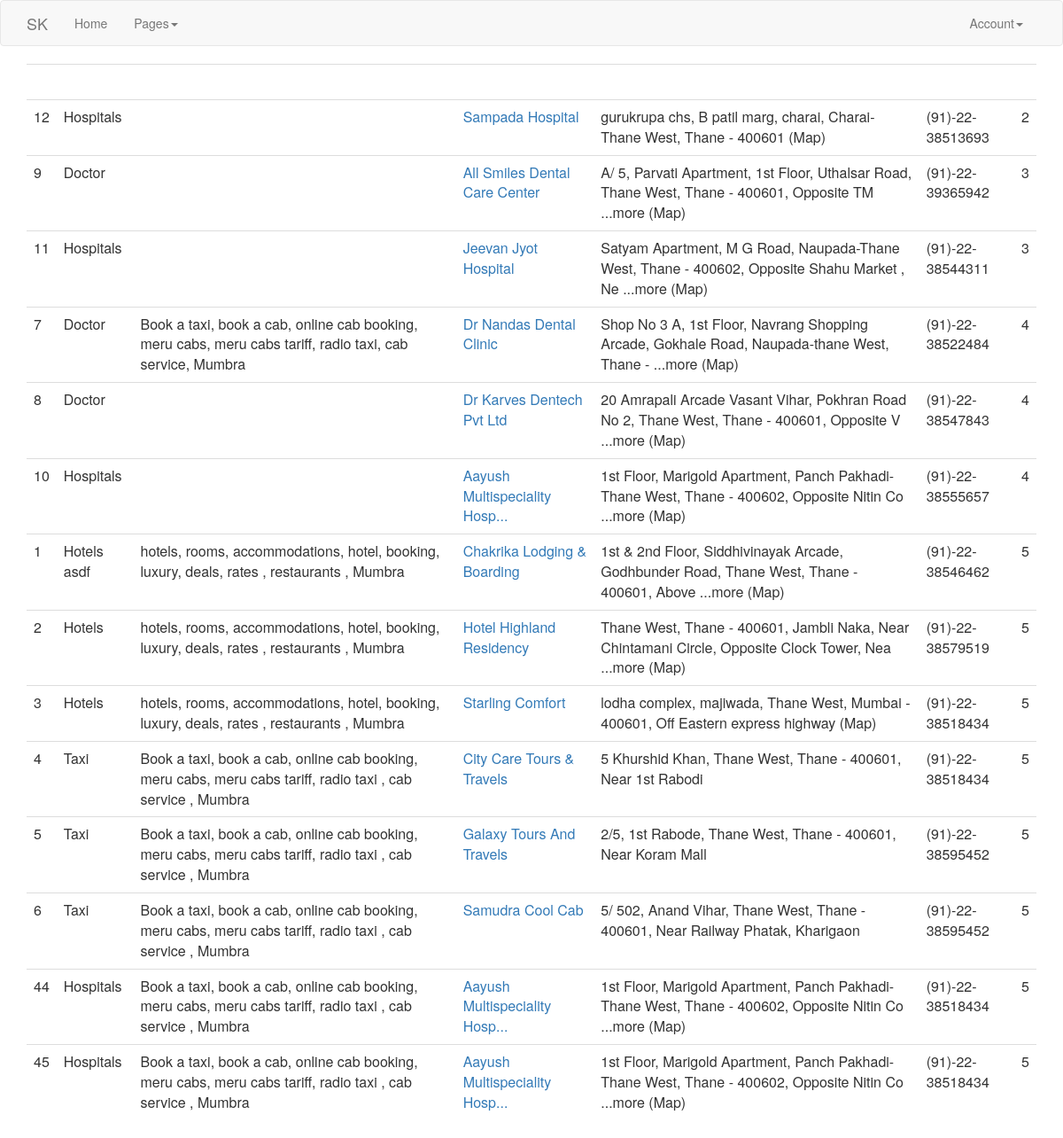
The page /listing/results.php on the database its author committed.
### tables this page shows
CREATE TABLE IF NOT EXISTS `listing` (
`id` int(100) NOT NULL,
  `UserName` varchar(5000) DEFAULT NULL,
  `UserEmail` varchar(1000) DEFAULT NULL,
  `Categories` varchar(8000) DEFAULT NULL,
  `Sub_category` varchar(8000) DEFAULT NULL,
  `Name` varchar(8000) DEFAULT NULL,
  `Address` varchar(8000) DEFAULT NULL,
  `Tags` varchar(8000) DEFAULT NULL,
  `Number` varchar(8000) DEFAULT NULL,
  `Email` varchar(1000) DEFAULT NULL,
  `Rating` varchar(1000) DEFAULT NULL,
  `website` varchar(1000) DEFAULT NULL
);

### listing/results.php (the view, shortened to what this page needs)
<html>
<?php include_once 'header.php'; ?>
<body>
<?php  require_once('navbar.php');?>
 <div class="container">
   <table width="100%" border="0" cellspacing="0" cellpadding="0" class="table">
  <tbody>
    <tr>
      <td>&nbsp;</td>
      <td>&nbsp;</td>
      <td>&nbsp;</td>
      <td>&nbsp;</td>
      <td>&nbsp;</td>
      <td>&nbsp;</td>
      <td>&nbsp;</td>
    </tr>
     <?php
  $tags = $_GET["tags"];
		$query  = "select * from listing where name like '%".$tags."%' or Categories like '%null%' or Tags like '%".$tags."%' order by Rating ASC";
				$result = mysql_query($query);
				while($row = mysql_fetch_array($result, MYSQL_ASSOC))
				{
				$id = stripslashes($row['id']);
				$Categories = stripslashes($row['Categories']);
				$tags = stripslashes($row['Tags']);
				$Name = stripslashes($row['Name']);
				$Address = stripslashes($row['Address']);
				$Number = stripslashes($row['Number']);
				$Rating = stripslashes($row['Rating']);
				?>
    <tr>
      <td><?php echo $id ?></td>
      <td><?php echo $Categories ?></td>
      <td><?php echo $tags ?></td>
      <td><a href="single-blog.php?name=<?php echo $Name ?>"><?php echo $Name ?></a></td>
      <td><?php echo $Address ?></td>
      <td><?php echo $Number ?></td>
      <td><?php echo $Rating ?></td>
    </tr>
    <?php } ?>
  </tbody>
</table>
 </div>
</body>
</html>

### listing/header.php (shortened to what this page needs)
<link href="css/bootstrap.min.css" rel="stylesheet" type="text/css" />
<link href="css/font-awesome.min.css" rel="stylesheet" type="text/css" />
<link href="css/style.css" rel="stylesheet" type="text/css" />

### listing/navbar.php (shortened to what this page needs)
<nav class="navbar navbar-default">
  <div class="container">
    <div class="navbar-header">
      <a class="navbar-brand" href="#">SK</a> </div>
    <div id="navbar" class="navbar-collapse collapse">
      <ul class="nav navbar-nav">
        <li><a href="index.php">Home</a></li>
        <li class="dropdown"> <a href="#" class="dropdown-toggle" data-toggle="dropdown" role="button" aria-haspopup="true" aria-expanded="false">Pages<span class="caret"></span></a>
        </li>
      </ul>
      <ul class="nav navbar-nav navbar-right">
        <li class="dropdown"> <a href="#" class="dropdown-toggle" data-toggle="dropdown" role="button" aria-haspopup="true" aria-expanded="false">Account<span class="caret"></span></a>
        </li>
      </ul>
    </div>
  </div>
</nav>

### listing/css/style.css (style rules this page uses)
ul { padding: 0px; margin: 0px; }

### rows shown on the page
listing: id "12", Categories "Hospitals", Name "Sampada Hospital", Address "gurukrupa chs, B patil marg, charai, Charai-Thane West, Thane - 400601 (Map)", Number "(91)-22-38513693", Rating "2"
listing: id "9", Categories "Doctor", Name "All Smiles Dental Care Center", Address "A/ 5, Parvati Apartment, 1st Floor, Uthalsar Road, Thane West, Thane - 400601, Opposite TM ...more (Map)", Number "(91)-22-39365942", Rating "3"
listing: id "11", Categories "Hospitals", Name "Jeevan Jyot Hospital", Address "Satyam Apartment, M G Road, Naupada-Thane West, Thane - 400602, Opposite Shahu Market , Ne ...more (Map)", Number "(91)-22-38544311", Rating "3"
listing: id "7", Categories "Doctor", Tags "Book a taxi, book a cab, online cab booking, meru cabs, meru cabs tariff, radio taxi, cab service, Mumbra", Name "Dr Nandas Dental Clinic", Address "Shop No 3 A, 1st Floor, Navrang Shopping Arcade, Gokhale Road, Naupada-thane West, Thane - ...more (Map)", Number "(91)-22-38522484", Rating "4"
listing: id "8", Categories "Doctor", Name "Dr Karves Dentech Pvt Ltd", Address "20 Amrapali Arcade Vasant Vihar, Pokhran Road No 2, Thane West, Thane - 400601, Opposite V ...more (Map)", Number "(91)-22-38547843", Rating "4"
listing: id "10", Categories "Hospitals", Name "Aayush Multispeciality Hosp...", Address "1st Floor, Marigold Apartment, Panch Pakhadi-Thane West, Thane - 400602, Opposite Nitin Co ...more (Map)", Number "(91)-22-38555657", Rating "4"
listing: id "1", Categories "Hotels asdf", Tags "hotels, rooms, accommodations, hotel, booking, luxury, deals, rates , restaurants , Mumbra", Name "Chakrika Lodging & Boarding", Address "1st & 2nd Floor, Siddhivinayak Arcade, Godhbunder Road, Thane West, Thane - 400601, Above ...more (Map)", Number "(91)-22-38546462", Rating "5"
listing: id "2", Categories "Hotels", Tags "hotels, rooms, accommodations, hotel, booking, luxury, deals, rates , restaurants , Mumbra", Name "Hotel Highland Residency", Address "Thane West, Thane - 400601, Jambli Naka, Near Chintamani Circle, Opposite Clock Tower, Nea ...more (Map)", Number "(91)-22-38579519", Rating "5"
listing: id "3", Categories "Hotels", Tags "hotels, rooms, accommodations, hotel, booking, luxury, deals, rates , restaurants , Mumbra", Name "Starling Comfort", Address "lodha complex, majiwada, Thane West, Mumbai - 400601, Off Eastern express highway (Map)", Number "(91)-22-38518434", Rating "5"
listing: id "4", Categories "Taxi", Tags "Book a taxi, book a cab, online cab booking, meru cabs, meru cabs tariff, radio taxi , cab service , Mumbra", Name "City Care Tours & Travels", Address "5 Khurshid Khan, Thane West, Thane - 400601, Near 1st Rabodi", Number "(91)-22-38518434", Rating "5"
listing: id "5", Categories "Taxi", Tags "Book a taxi, book a cab, online cab booking, meru cabs, meru cabs tariff, radio taxi , cab service , Mumbra", Name "Galaxy Tours And Travels", Address "2/5, 1st Rabode, Thane West, Thane - 400601, Near Koram Mall", Number "(91)-22-38595452", Rating "5"
listing: id "6", Categories "Taxi", Tags "Book a taxi, book a cab, online cab booking, meru cabs, meru cabs tariff, radio taxi , cab service , Mumbra", Name "Samudra Cool Cab", Address "5/ 502, Anand Vihar, Thane West, Thane - 400601, Near Railway Phatak, Kharigaon", Number "(91)-22-38595452", Rating "5"
listing: id "44", Categories "Hospitals", Tags "Book a taxi, book a cab, online cab booking, meru cabs, meru cabs tariff, radio taxi , cab service , Mumbra", Name "Aayush Multispeciality Hosp...", Address "1st Floor, Marigold Apartment, Panch Pakhadi-Thane West, Thane - 400602, Opposite Nitin Co ...more (Map)", Number "(91)-22-38518434", Rating "5"
listing: id "45", Categories "Hospitals", Tags "Book a taxi, book a cab, online cab booking, meru cabs, meru cabs tariff, radio taxi , cab service , Mumbra", Name "Aayush Multispeciality Hosp...", Address "1st Floor, Marigold Apartment, Panch Pakhadi-Thane West, Thane - 400602, Opposite Nitin Co ...more (Map)", Number "(91)-22-38518434", Rating "5"
